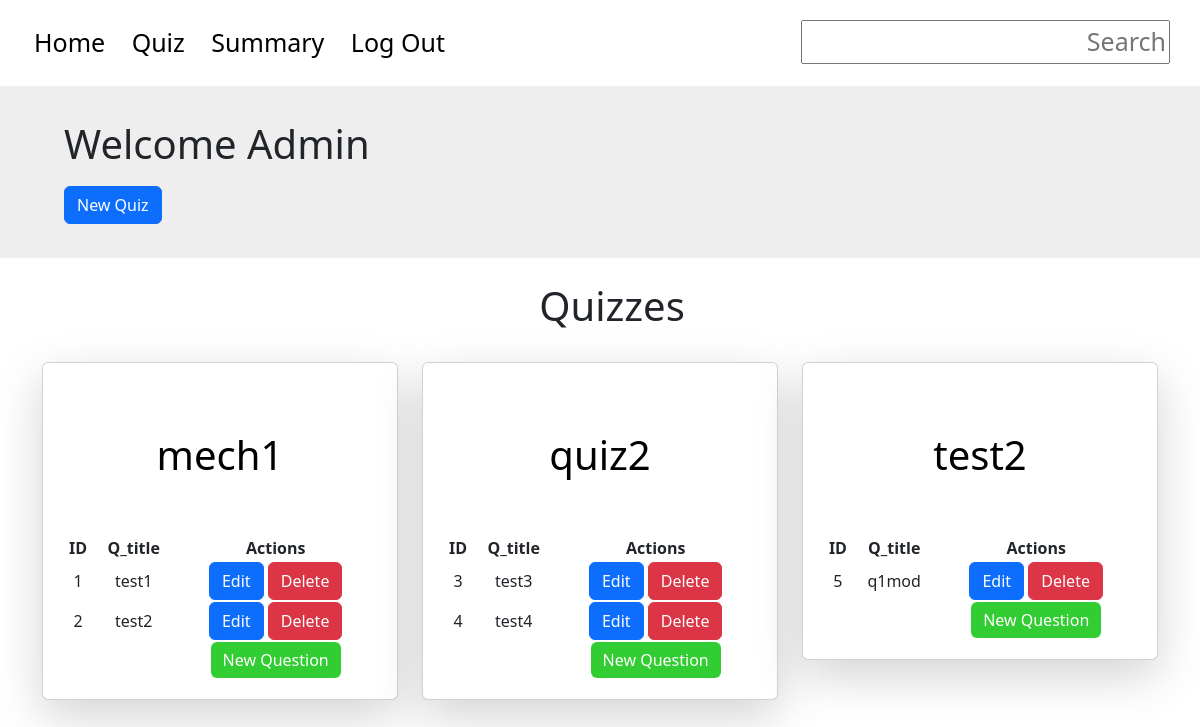
Page /admin/quiz on the earlier database version.
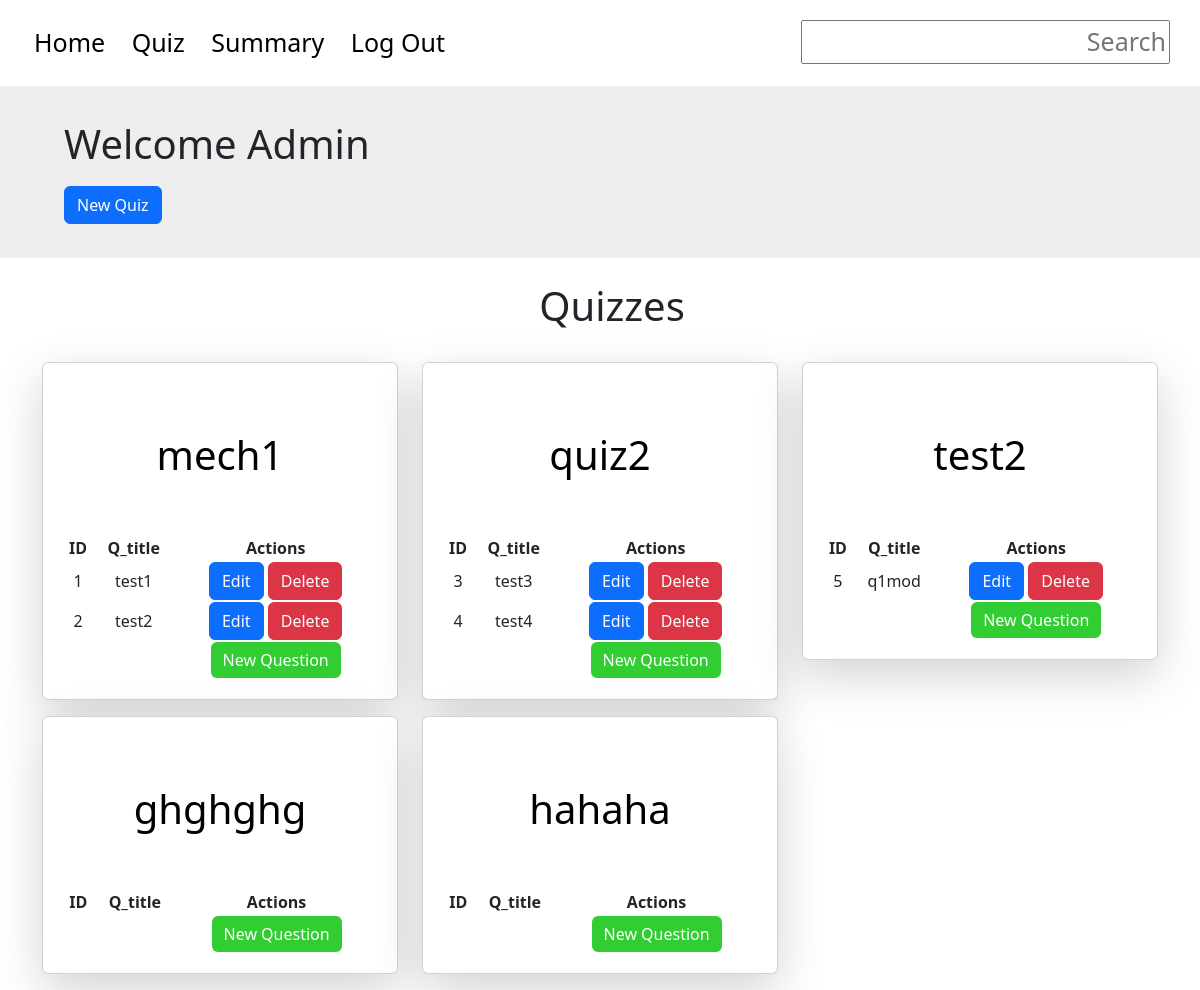
Same page on the later database version.
### tables this page shows
CREATE TABLE quizzes ( id INTEGER PRIMARY KEY AUTOINCREMENT, name TEXT NOT NULL, subject_id INTEGER NOT NULL, chapter_id INTEGER NOT NULL, date_of_quiz DATE NOT NULL, time_duration TEXT NOT NULL, remarks TEXT, FOREIGN KEY(chapter_id) REFERENCES chapters(id) ON DELETE CASCADE, FOREIGN KEY(subject_id) REFERENCES subjects(id) ON DELETE CASCADE);

CREATE TABLE questions ( id INTEGER PRIMARY KEY AUTOINCREMENT, name TEXT NOT NULL, quiz_id INTEGER NOT NULL, chapter_id INTEGER NOT NULL, subject_id INTEGER NOT NULL, question_statement TEXT NOT NULL, option1 TEXT NOT NULL, option2 TEXT NOT NULL, option3 TEXT NOT NULL, option4 TEXT NOT NULL, correct_option INTEGER NOT NULL, FOREIGN KEY(quiz_id) REFERENCES quizzes(id) ON DELETE CASCADE, FOREIGN KEY(chapter_id) REFERENCES chapters(id) ON DELETE CASCADE);

### app.py (the view)
@app.route('/admin/quiz', methods=['GET', 'POST'])
def quiz_management():
    quizzes_send = []
    conn = sqlite3.connect("app.db")
    cursor = conn.cursor()
    cursor.execute("SELECT id, name FROM quizzes")
    quizzes = cursor.fetchall()
    for quiz in quizzes:
        id = quiz[0]
        name = quiz[1]
        questions =[]
        cursor.execute('SELECT id, name FROM questions WHERE quiz_id = ?', (id,))
        quizzes = cursor.fetchall()
        for quiz in quizzes:
            question_id = quiz[0]
            question_name = quiz[1]
            questions.append({'id': question_id, 'name': question_name})
        quizzes_send.append({'id': id, 'name': name, 'questions': questions})
    conn.close()
    return render_template('quiz_management.html', quizzes = quizzes_send)

### templates/quiz_management.html (shortened to what this page needs)
<!DOCTYPE html>
<html lang="en">
<head>
    <link href="https://cdn.jsdelivr.net/npm/bootstrap@5.3.0/dist/css/bootstrap.min.css" rel="stylesheet">
</head>
<header class="container p-4 vh-20 vw-100" style="font-size: 25px; text-align: left; margin-left:0px;">
    <div>
        <a href='/admin/dashboard'>
            Home
        </a>
        <a href="/admin/quiz">
            Quiz
        </a>
        <a href="/admin/summary">
            Summary
        </a>
        <a href="/admin/logout">
            Log Out
        </a>
        <div style="position: absolute; right: 0; top: 0; padding-top: 20px; padding-right: 30px">
            <input type="text" placeholder="Search" style="text-align: right; position: right">
        </div>
    </div>
</header>
<body>
    <div class="container-lg p-4 vh-20 vw-100" style="background-color: #EEE; max-width:100%">
        <h1 style="padding-left: 40px; padding-top: 10px;">Welcome Admin</h1>
        <div style="padding-left: 40px; padding-top: 10px; padding-bottom: 10px">
            <a href="{{ url_for('new_quiz')}}"class="btn btn-primary">New Quiz</a>
        </div>
    </div>
    <div class="container vw-100"  style="text-align:center">
        <div class="container vw-100 p-4" style="text-align: center;">
            <h1>Quizzes</h1>
        </div>
        <div class="row">
            {% for quiz in quizzes %}
            <div class="col-lg-4 col-md-6 col-sm-12 mb-3">
                <div class="card p-1 shadow-lg ">
                    <div class="card-body">
                        <div class="p-4">
                            <a href="{{ url_for('edit_quiz', quiz_id = quiz['id']) }}">
                                <h1 class="text-center">
                                    {{ quiz['name'] }}
                                </h1>
                            </a>
                        </div>
                        <table style="width: 100%; text-align: center;">
                            <tr>
                                <th>ID</th>
                                <th>Q_title</th>
                                <th> Actions </th>
                            </tr>
                            {% for question in quiz['questions'] %}
                            <tr>
                                <td>{{ question['id'] }}</td>
                                <td>{{ question['name'] }}</td>
                                <td inline>
                                    <a href="{{ url_for('edit_question', quiz_id = quiz['id'], question_id = question['id']) }}" class="btn btn-primary">
                                        Edit
                                    </a>
                                    <a href="{{ url_for('delete_question', quiz_id = quiz['id'], question_id = question['id']) }}" class="btn btn-danger">
                                        Delete
                                    </a>
                                </td>
                            </tr>
                            {% endfor %}
                            <tr class="p-4">
                                <td></td>
                                <td></td>
                                <td class="actions">
                                    <a href="{{ url_for('new_question', subject_id = quiz['subject_id'], quiz_id = quiz['id']) }}" class = "btn btn-primary" style="background-color: limegreen; border: limegreen;">
                                        New Question
                                    </a>
                                </td>
                            </tr>
                        </table>
                    </div>
                </div>
            </div>
            {% endfor %}
        </div>
    </div>
</body>

Differences in the rows shown:
added quizzes: name "ghghghg"
added quizzes: name "hahaha"
